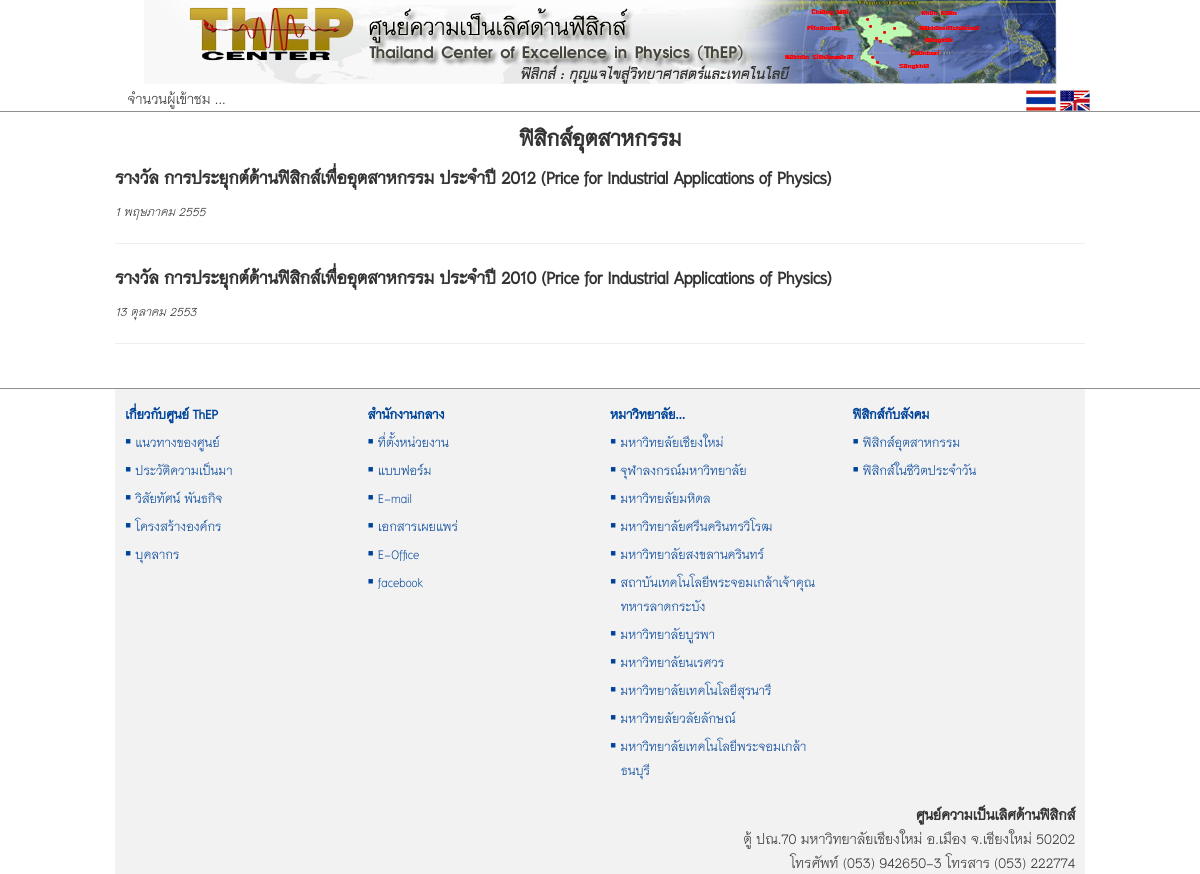
/views/industrial.php, run on the app's committed database.
### tables this page shows
CREATE TABLE `tb_industrial` (
  `id` int(11) NOT NULL auto_increment,
  `title` varchar(255) NOT NULL,
  `content` text NOT NULL,
  `date` varchar(255) NOT NULL,
  `update` varchar(255) NOT NULL,
  PRIMARY KEY  (`id`)
);

### src/system/functions.php (called while the page is built, shortened)
<?php
function thai_date($str_date, $show_day = "n") {
    $time_stamp = strtotime($str_date);
    $days = array("อาทิตย์", "จันทร์", "อังคาร", "พุธ", "พฤหัสบดี", "ศุกร์", "เสาร์");
    $months = array("มกราคม", "กุมภาพันธ์", "มีนาคม", "เมษายน", "พฤษภาคม", "มิถุนายน", "กรกฎาคม", "สิงหาคม", "กันยายน", "ตุลาคม", "พฤศจิกายน", "ธันวาคม");
    $d = date('w', $time_stamp);
    $day = $days[$d];
    $date = date('j', $time_stamp);
    $m = date('m', $time_stamp) - 1;
    $month = $months[$m];
    $year = date('Y', $time_stamp) + 543;
    if ($show_day == 'y') {
        return "วัน$day ที่ $date $month พ.ศ.$year";
    } else {
        return "$date $month $year";
    }
}
?>

### src/views/industrial.php (the view, shortened to what this page needs)
</head>
<body>
    <div class="container">
        <div class="row">
            <?php
            if (isset($_GET['article_id'])) {
                $article_id = $_GET['article_id'];
                ?>
                <div class="col-sm-9 col-md-9">
                    <?php
                    $sql = "SELECT * FROM tb_industrial WHERE id = $article_id;";
                    $result = mysql_query($sql);
                    if (mysql_num_rows($result) > 0) {
                        while ($p = mysql_fetch_array($result)) {
                            echo '
                    <div>
                        <h3>' . htmlspecialchars_decode($p['title']) . '</h3>
                        <p><small><em>' . thai_date($p['date']) . '</small></em></p>
                        ' . htmlspecialchars_decode($p['content']) . '
                    </div>
                            ';
                        }
                    } else {
                        echo '
                        <div class="bs-example">
                            <p>ขออภัย ไม่พบข้อมูล</p>
                        </div>
                        ';
                    }
                    ?>
                </div>
                <div class="col-sm-3 col-md-3">
                    <h3 class="text-center">บทความย้อนหลัง</h3>
                    <?php
                    $sql = "SELECT * FROM tb_industrial ORDER BY date DESC;";
                    $result = mysql_query($sql);
                    if (mysql_num_rows($result) > 0) {
                        while ($p = mysql_fetch_array($result)) {
                            echo '
                        <p><a href="industrial.php?article_id=' . $p['id'] . '">' . htmlspecialchars_decode($p['title']) . '</a></p>
                        <hr>
                            ';
                        }
                        ?>
                        <a href="industrial.php"><em>บทความทั้งหมด</em></a>
                        <?php
                    } else {
                        echo '
                        <div class="bs-example">
                            <p>ขออภัย ไม่พบข้อมูล</p>
                        </div>
                        ';
                    }
                    ?>
                </div>
                <?php
            } else {
                echo '<h2 class="text-center">ฟิสิกส์อุตสาหกรรม</h2>';
                $sql = "SELECT * FROM tb_industrial ORDER BY date DESC;";
                $result = mysql_query($sql);
                if (mysql_num_rows($result) > 0) {
                    while ($p = mysql_fetch_array($result)) {
                        echo '
                        <h3><a href="industrial.php?article_id=' . $p['id'] . '">' . htmlspecialchars_decode($p['title']) . '</a></h3>
                        <small><em>' . thai_date($p['date']) . '</em></small>
                        <hr>
                            ';
                    }
                }
            }
            ?>
        </div>
    </div>
</body>
</html>

### src/themes/assets/css/docs.css (style rules this page uses)
body { position: relative; padding-top: 50px; }

### src/style/main.css (style rules this page uses)
body { margin: 0; padding: 0; width: 100%; background-color: #FFF; font-family: 'TH Niramit AS'; font-size: 20px; line-height: 24px; color: #333; }
h1, h2, h3, h4, h5, h6, .h1, .h2, .h3, .h4, .h5, .h6 { font-family: 'TH Niramit AS'; font-weight: 600; }
a { text-decoration: none; color: #003399; }
h1 a, h2 a, h3 a, h4 a, h5 a, h6 a, .h1 a, .h2 a, .h3 a, .h4 a, .h5 a, .h6 a { color: #333; }
h1, h2, h3 { margin-top: 10px; margin-bottom: 8px; }
@media (min-width: 1200px) { .container { max-width: 100%; } }
@media (min-width: 1200px) { .container > .row { width: 970px; margin: auto; } }

### data on the page
tb_industrial: title "รางวัล การประยุกต์ด้านฟิสิกส์เพื่ออุตสาหกรรม ประจำปี 2012 (Price for Industrial Applications of Physics)", date "1 พฤษภาคม 2555"
tb_industrial: title "รางวัล การประยุกต์ด้านฟิสิกส์เพื่ออุตสาหกรรม ประจำปี 2010 (Price for Industrial Applications of Physics)", date "13 ตุลาคม 2553"
